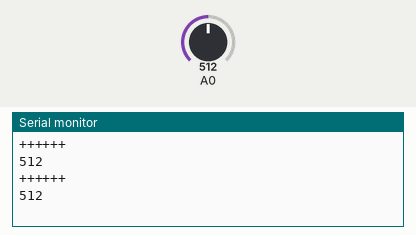
Bench run of a sketch on a simulated Arduino Uno, built with avr-gcc and run on an emulated ATmega328P. Parts: the last lines printed to the serial monitor. The inputs (shaded band) are chosen by the test bench; at power-on: A0 = 512.

Above: at 2.8 s.
2.9 s: A0 set to 716
At 5.2 s:
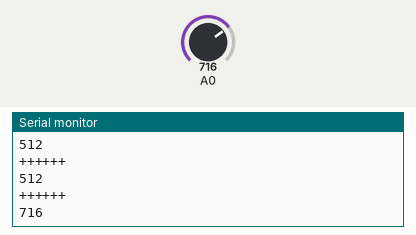
5.6 s: A0 set to 900
At 7.1 s:
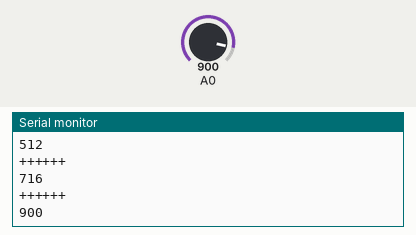
Timing chart, 0 to 8.6 s (numbered marks = the images above; inputs shaded):
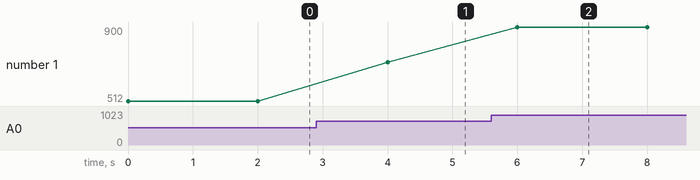

Measured:
- after the input at 2.9 s, the serial monitor: prints a new line after 1.1 s (image 1)
- after the input at 5.6 s, the serial monitor: prints a new line after 0.40 s (image 2)
- plotted number 1: 512 → 716 after the input at 2.9 s, 716 → 900 after the input at 5.6 s

The sketch:

sketch_sep29a.ino
```cpp
void setup()
{
  Serial.begin(115200);
  pinMode(A0, INPUT);

}

void loop()
{
  int F1 = analogRead(A0);

  Serial.println("++++++");
  Serial.println(F1);
  delay(2000);

}
```
